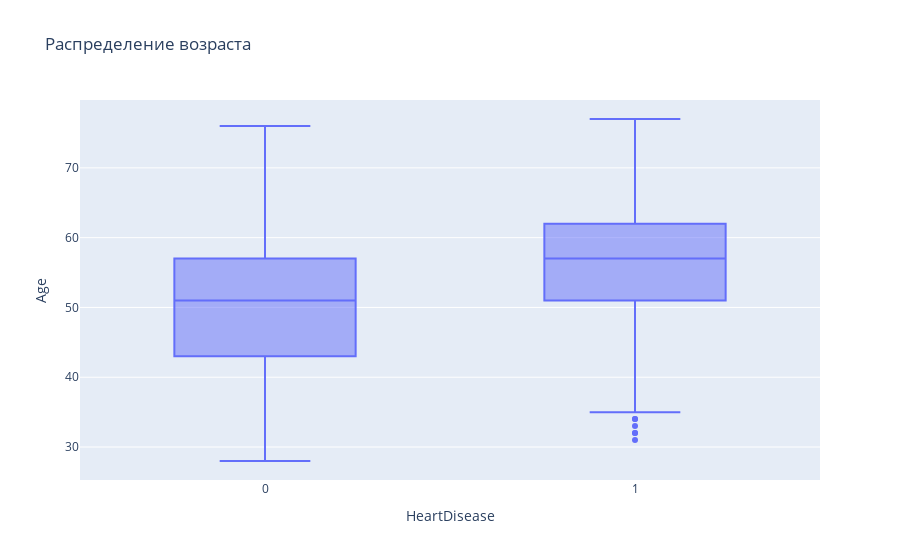

Write notebook code for a chart like this one.
### Markdown cell above
# Выбросы

Боксплот (или ящик с усами) показывает распределение количественных данных таким образом, чтобы облегчить сравнение между переменными.В рамке показаны квартили набора данных, в то время как усики расширяются, чтобы показать остальную часть распределения.Прямоугольный график (он же диаграмма прямоугольника и усов) - это стандартизированный способ отображения распределения данных на основе сводки из пяти чисел:
- Минимум
- Первый квартиль
- Медиана
- Третий квартиль
- Максимум.

На простейшем прямоугольном графике центральный прямоугольник охватывает первый квартиль до третьего квартиля (межквартильный диапазон или IQR).Сегмент внутри прямоугольника показывает медиану, а “усы” над и под прямоугольником показывают расположение минимума и максимума.

### Code cell
fig = px.box(df,y="Age",x="HeartDisease",title=f"Распределение возраста")
fig.show()

### Figure 1 — Plotly figure (JSON) as saved in the notebook; plotly's stock layout.template omitted (floating-point values rounded to 4 significant figures; data arrays with more than 128 entries replaced by an {"elided": "..."} marker saying what was removed)
{"data": [{"alignmentgroup": "True", "hovertemplate": "HeartDisease=%{x}<br>Age=%{y}<extra></extra>", "legendgroup": "", "marker": {"color": "#636efa"}, "name": "", "notched": false, "offsetgroup": "", "orientation": "v", "showlegend": false, "type": "box", "x": {"elided": "918 int values"}, "x0": " ", "xaxis": "x", "y": {"elided": "918 int values"}, "y0": " ", "yaxis": "y"}], "layout": {"boxmode": "group", "legend": {"tracegroupgap": 0}, "title": {"text": "Распределение возраста"}, "xaxis": {"anchor": "y", "domain": [0, 1], "title": {"text": "HeartDisease"}}, "yaxis": {"anchor": "x", "domain": [0, 1], "title": {"text": "Age"}}}}
